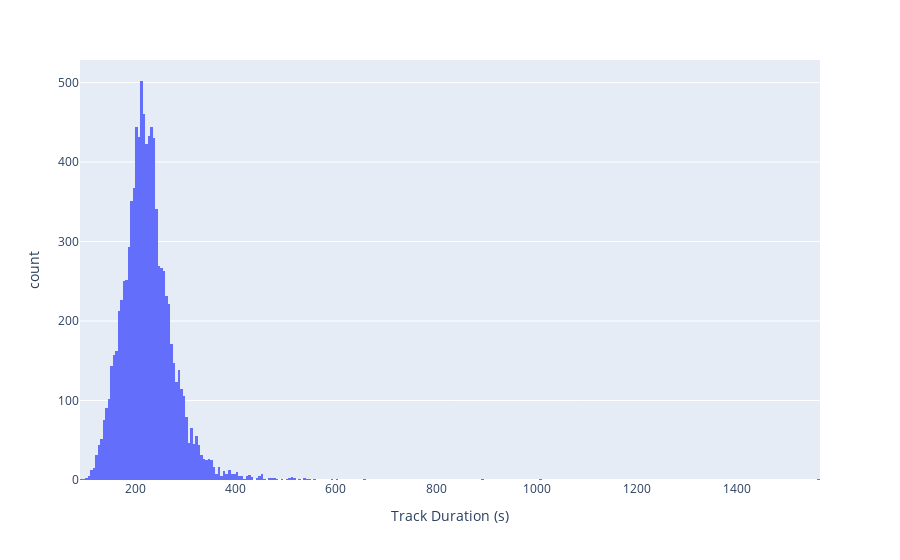

Here is the notebook cell this chart was saved with:
### Code cell
track_duration = px.histogram(top_songs, x="Track Duration (s)")
track_duration.show()

# Few outliers, The plan for now is that I will end up dropping the ones that are severe outliers

### Figure 1 — Plotly figure (JSON) as saved in the notebook; plotly's stock layout.template omitted (floating-point values rounded to 4 significant figures; data arrays with more than 128 entries replaced by an {"elided": "..."} marker saying what was removed)
{"data": [{"alignmentgroup": "True", "bingroup": "x", "hovertemplate": "Track Duration (s)=%{x}<br>count=%{y}<extra></extra>", "legendgroup": "", "marker": {"color": "#636efa", "pattern": {"shape": ""}}, "name": "", "offsetgroup": "", "orientation": "v", "showlegend": false, "x": {"elided": "9449 float values"}, "xaxis": "x", "yaxis": "y", "type": "histogram"}], "layout": {"xaxis": {"anchor": "y", "domain": [0, 1], "title": {"text": "Track Duration (s)"}, "type": "linear", "range": [90, 1565], "autorange": true}, "yaxis": {"anchor": "x", "domain": [0, 1], "title": {"text": "count"}, "range": [0, 528.4], "autorange": true}, "legend": {"tracegroupgap": 0}, "margin": {"t": 60}, "barmode": "relative", "autosize": true}}
